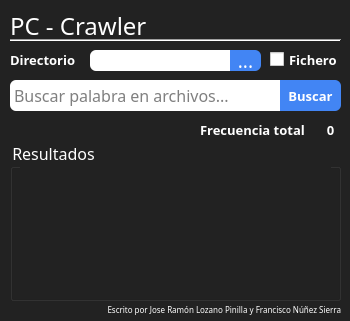
<?xml version="1.0" encoding="UTF-8"?>
<ui version="4.0">
 <class>MainWindow</class>
 <widget class="QDialog" name="MainWindow">
  <property name="geometry">
   <rect>
    <x>0</x>
    <y>0</y>
    <width>350</width>
    <height>321</height>
   </rect>
  </property>
  <property name="font">
   <font>
    <family>Montserrat</family>
    <pointsize>14</pointsize>
   </font>
  </property>
  <property name="windowTitle">
   <string>Dialog</string>
  </property>
  <property name="statusTip">
   <string notr="true"/>
  </property>
  <property name="whatsThis">
   <string notr="true"/>
  </property>
  <property name="styleSheet">
   <string notr="true">#MainWindow {
	background: #222222;
}
QLabel {
	color:white;
}
#selected_name{
	padding-left:4px;
	color:#666666;
}
#selected_name, #search_text{
	background: white;
	border: #666666;
	border-radius: 6;
}
QPushButton{
	border-top-right-radius:6px;
	border-bottom-right-radius:6px;
	color: white;
	background: #4285F4;
}
QPushButton:hover{
	background:#3275E4;
}
QPushButton:pressed{
	background:#1255C4;
}
#results{
	color:white;
}
#list_results{
	color:white;
	background: #222222;
	border: None;
}</string>
  </property>
  <widget class="QPushButton" name="search_button">
   <property name="geometry">
    <rect>
     <x>280</x>
     <y>80</y>
     <width>61</width>
     <height>31</height>
    </rect>
   </property>
   <property name="font">
    <font>
     <family>Montserrat</family>
     <pointsize>10</pointsize>
     <weight>75</weight>
     <bold>true</bold>
    </font>
   </property>
   <property name="text">
    <string>Buscar</string>
   </property>
  </widget>
  <widget class="QLabel" name="label_2">
   <property name="geometry">
    <rect>
     <x>10</x>
     <y>50</y>
     <width>131</width>
     <height>20</height>
    </rect>
   </property>
   <property name="font">
    <font>
     <family>Montserrat</family>
     <pointsize>10</pointsize>
     <weight>75</weight>
     <bold>true</bold>
    </font>
   </property>
   <property name="text">
    <string>Directorio</string>
   </property>
  </widget>
  <widget class="QLabel" name="title">
   <property name="geometry">
    <rect>
     <x>10</x>
     <y>10</y>
     <width>161</width>
     <height>31</height>
    </rect>
   </property>
   <property name="font">
    <font>
     <family>Montserrat</family>
     <pointsize>18</pointsize>
     <weight>50</weight>
     <bold>false</bold>
     <underline>false</underline>
    </font>
   </property>
   <property name="text">
    <string>PC - Crawler</string>
   </property>
   <property name="alignment">
    <set>Qt::AlignLeading|Qt::AlignLeft|Qt::AlignVCenter</set>
   </property>
  </widget>
  <widget class="QGroupBox" name="results">
   <property name="geometry">
    <rect>
     <x>10</x>
     <y>140</y>
     <width>331</width>
     <height>161</height>
    </rect>
   </property>
   <property name="font">
    <font>
     <family>Montserrat</family>
     <pointsize>12</pointsize>
    </font>
   </property>
   <property name="layoutDirection">
    <enum>Qt::LeftToRight</enum>
   </property>
   <property name="title">
    <string>Resultados</string>
   </property>
   <widget class="QListWidget" name="list_results">
    <property name="geometry">
     <rect>
      <x>10</x>
      <y>20</y>
      <width>311</width>
      <height>131</height>
     </rect>
    </property>
    <property name="autoFillBackground">
     <bool>false</bool>
    </property>
   </widget>
  </widget>
  <widget class="QTextEdit" name="search_text">
   <property name="geometry">
    <rect>
     <x>10</x>
     <y>80</y>
     <width>281</width>
     <height>31</height>
    </rect>
   </property>
   <property name="sizePolicy">
    <sizepolicy hsizetype="Expanding" vsizetype="Expanding">
     <horstretch>0</horstretch>
     <verstretch>0</verstretch>
    </sizepolicy>
   </property>
   <property name="font">
    <font>
     <family>Leelawadee UI Semilight</family>
     <pointsize>12</pointsize>
     <italic>false</italic>
    </font>
   </property>
   <property name="layoutDirection">
    <enum>Qt::LeftToRight</enum>
   </property>
   <property name="inputMethodHints">
    <set>Qt::ImhMultiLine</set>
   </property>
   <property name="placeholderText">
    <string>Buscar palabra en archivos...</string>
   </property>
  </widget>
  <widget class="QLabel" name="selected_name">
   <property name="geometry">
    <rect>
     <x>90</x>
     <y>50</y>
     <width>161</width>
     <height>21</height>
    </rect>
   </property>
   <property name="sizePolicy">
    <sizepolicy hsizetype="Fixed" vsizetype="Fixed">
     <horstretch>0</horstretch>
     <verstretch>0</verstretch>
    </sizepolicy>
   </property>
   <property name="font">
    <font>
     <family>Montserrat</family>
     <pointsize>8</pointsize>
    </font>
   </property>
   <property name="text">
    <string/>
   </property>
  </widget>
  <widget class="QPushButton" name="load_files_btn">
   <property name="geometry">
    <rect>
     <x>230</x>
     <y>50</y>
     <width>31</width>
     <height>21</height>
    </rect>
   </property>
   <property name="text">
    <string>...</string>
   </property>
  </widget>
  <widget class="QLabel" name="label_4">
   <property name="geometry">
    <rect>
     <x>10</x>
     <y>300</y>
     <width>331</width>
     <height>20</height>
    </rect>
   </property>
   <property name="font">
    <font>
     <family>Montserrat</family>
     <pointsize>6</pointsize>
     <weight>50</weight>
     <bold>false</bold>
    </font>
   </property>
   <property name="text">
    <string>Escrito por Jose Ramón Lozano Pinilla y Francisco Núñez Sierra</string>
   </property>
   <property name="alignment">
    <set>Qt::AlignRight|Qt::AlignTrailing|Qt::AlignVCenter</set>
   </property>
  </widget>
  <widget class="Line" name="line">
   <property name="geometry">
    <rect>
     <x>10</x>
     <y>30</y>
     <width>331</width>
     <height>20</height>
    </rect>
   </property>
   <property name="orientation">
    <enum>Qt::Horizontal</enum>
   </property>
  </widget>
  <widget class="QLabel" name="total_frequency">
   <property name="geometry">
    <rect>
     <x>315</x>
     <y>120</y>
     <width>31</width>
     <height>20</height>
    </rect>
   </property>
   <property name="font">
    <font>
     <family>Montserrat</family>
     <pointsize>10</pointsize>
     <weight>75</weight>
     <bold>true</bold>
    </font>
   </property>
   <property name="text">
    <string>0</string>
   </property>
   <property name="textFormat">
    <enum>Qt::PlainText</enum>
   </property>
   <property name="alignment">
    <set>Qt::AlignCenter</set>
   </property>
  </widget>
  <widget class="QLabel" name="label_5">
   <property name="geometry">
    <rect>
     <x>200</x>
     <y>120</y>
     <width>111</width>
     <height>20</height>
    </rect>
   </property>
   <property name="font">
    <font>
     <family>Montserrat</family>
     <pointsize>10</pointsize>
     <weight>75</weight>
     <bold>true</bold>
    </font>
   </property>
   <property name="text">
    <string>Frecuencia total</string>
   </property>
  </widget>
  <widget class="QCheckBox" name="is_file">
   <property name="geometry">
    <rect>
     <x>270</x>
     <y>51</y>
     <width>71</width>
     <height>17</height>
    </rect>
   </property>
   <property name="palette">
    <palette>
     <active>
      <colorrole role="WindowText">
       <brush brushstyle="SolidPattern">
        <color alpha="255">
         <red>255</red>
         <green>255</green>
         <blue>255</blue>
        </color>
       </brush>
      </colorrole>
      <colorrole role="Button">
       <brush brushstyle="SolidPattern">
        <color alpha="255">
         <red>255</red>
         <green>255</green>
         <blue>255</blue>
        </color>
       </brush>
      </colorrole>
      <colorrole role="Light">
       <brush brushstyle="SolidPattern">
        <color alpha="255">
         <red>255</red>
         <green>255</green>
         <blue>255</blue>
        </color>
       </brush>
      </colorrole>
      <colorrole role="Midlight">
       <brush brushstyle="SolidPattern">
        <color alpha="255">
         <red>255</red>
         <green>255</green>
         <blue>255</blue>
        </color>
       </brush>
      </colorrole>
      <colorrole role="Dark">
       <brush brushstyle="SolidPattern">
        <color alpha="255">
         <red>127</red>
         <green>127</green>
         <blue>127</blue>
        </color>
       </brush>
      </colorrole>
      <colorrole role="Mid">
       <brush brushstyle="SolidPattern">
        <color alpha="255">
         <red>170</red>
         <green>170</green>
         <blue>170</blue>
        </color>
       </brush>
      </colorrole>
      <colorrole role="Text">
       <brush brushstyle="SolidPattern">
        <color alpha="255">
         <red>0</red>
         <green>0</green>
         <blue>0</blue>
        </color>
       </brush>
      </colorrole>
      <colorrole role="BrightText">
       <brush brushstyle="SolidPattern">
        <color alpha="255">
         <red>255</red>
         <green>255</green>
         <blue>255</blue>
        </color>
       </brush>
      </colorrole>
      <colorrole role="ButtonText">
       <brush brushstyle="SolidPattern">
        <color alpha="255">
         <red>0</red>
         <green>0</green>
         <blue>0</blue>
        </color>
       </brush>
      </colorrole>
      <colorrole role="Base">
       <brush brushstyle="SolidPattern">
        <color alpha="255">
         <red>255</red>
         <green>255</green>
         <blue>255</blue>
        </color>
       </brush>
      </colorrole>
      <colorrole role="Window">
       <brush brushstyle="SolidPattern">
        <color alpha="255">
         <red>255</red>
         <green>255</green>
         <blue>255</blue>
        </color>
       </brush>
      </colorrole>
      <colorrole role="Shadow">
       <brush brushstyle="SolidPattern">
        <color alpha="255">
         <red>0</red>
         <green>0</green>
         <blue>0</blue>
        </color>
       </brush>
      </colorrole>
      <colorrole role="AlternateBase">
       <brush brushstyle="SolidPattern">
        <color alpha="255">
         <red>255</red>
         <green>255</green>
         <blue>255</blue>
        </color>
       </brush>
      </colorrole>
      <colorrole role="ToolTipBase">
       <brush brushstyle="SolidPattern">
        <color alpha="255">
         <red>255</red>
         <green>255</green>
         <blue>220</blue>
        </color>
       </brush>
      </colorrole>
      <colorrole role="ToolTipText">
       <brush brushstyle="SolidPattern">
        <color alpha="255">
         <red>0</red>
         <green>0</green>
         <blue>0</blue>
        </color>
       </brush>
      </colorrole>
     </active>
     <inactive>
      <colorrole role="WindowText">
       <brush brushstyle="SolidPattern">
        <color alpha="255">
         <red>255</red>
         <green>255</green>
         <blue>255</blue>
        </color>
       </brush>
      </colorrole>
      <colorrole role="Button">
       <brush brushstyle="SolidPattern">
        <color alpha="255">
         <red>255</red>
         <green>255</green>
         <blue>255</blue>
        </color>
       </brush>
      </colorrole>
      <colorrole role="Light">
       <brush brushstyle="SolidPattern">
        <color alpha="255">
         <red>255</red>
         <green>255</green>
         <blue>255</blue>
        </color>
       </brush>
      </colorrole>
      <colorrole role="Midlight">
       <brush brushstyle="SolidPattern">
        <color alpha="255">
         <red>255</red>
         <green>255</green>
         <blue>255</blue>
        </color>
       </brush>
      </colorrole>
      <colorrole role="Dark">
       <brush brushstyle="SolidPattern">
        <color alpha="255">
         <red>127</red>
         <green>127</green>
         <blue>127</blue>
        </color>
       </brush>
      </colorrole>
      <colorrole role="Mid">
       <brush brushstyle="SolidPattern">
        <color alpha="255">
         <red>170</red>
         <green>170</green>
         <blue>170</blue>
        </color>
       </brush>
      </colorrole>
      <colorrole role="Text">
       <brush brushstyle="SolidPattern">
        <color alpha="255">
         <red>0</red>
         <green>0</green>
         <blue>0</blue>
        </color>
       </brush>
      </colorrole>
      <colorrole role="BrightText">
       <brush brushstyle="SolidPattern">
        <color alpha="255">
         <red>255</red>
         <green>255</green>
         <blue>255</blue>
        </color>
       </brush>
      </colorrole>
      <colorrole role="ButtonText">
       <brush brushstyle="SolidPattern">
        <color alpha="255">
         <red>0</red>
         <green>0</green>
         <blue>0</blue>
        </color>
       </brush>
      </colorrole>
      <colorrole role="Base">
       <brush brushstyle="SolidPattern">
        <color alpha="255">
         <red>255</red>
         <green>255</green>
         <blue>255</blue>
        </color>
       </brush>
      </colorrole>
      <colorrole role="Window">
       <brush brushstyle="SolidPattern">
        <color alpha="255">
         <red>255</red>
         <green>255</green>
         <blue>255</blue>
        </color>
       </brush>
      </colorrole>
      <colorrole role="Shadow">
       <brush brushstyle="SolidPattern">
        <color alpha="255">
         <red>0</red>
         <green>0</green>
         <blue>0</blue>
        </color>
       </brush>
      </colorrole>
      <colorrole role="AlternateBase">
       <brush brushstyle="SolidPattern">
        <color alpha="255">
         <red>255</red>
         <green>255</green>
         <blue>255</blue>
        </color>
       </brush>
      </colorrole>
      <colorrole role="ToolTipBase">
       <brush brushstyle="SolidPattern">
        <color alpha="255">
         <red>255</red>
         <green>255</green>
         <blue>220</blue>
        </color>
       </brush>
      </colorrole>
      <colorrole role="ToolTipText">
       <brush brushstyle="SolidPattern">
        <color alpha="255">
         <red>0</red>
         <green>0</green>
         <blue>0</blue>
        </color>
       </brush>
      </colorrole>
     </inactive>
     <disabled>
      <colorrole role="WindowText">
       <brush brushstyle="SolidPattern">
        <color alpha="255">
         <red>127</red>
         <green>127</green>
         <blue>127</blue>
        </color>
       </brush>
      </colorrole>
      <colorrole role="Button">
       <brush brushstyle="SolidPattern">
        <color alpha="255">
         <red>255</red>
         <green>255</green>
         <blue>255</blue>
        </color>
       </brush>
      </colorrole>
      <colorrole role="Light">
       <brush brushstyle="SolidPattern">
        <color alpha="255">
         <red>255</red>
         <green>255</green>
         <blue>255</blue>
        </color>
       </brush>
      </colorrole>
      <colorrole role="Midlight">
       <brush brushstyle="SolidPattern">
        <color alpha="255">
         <red>255</red>
         <green>255</green>
         <blue>255</blue>
        </color>
       </brush>
      </colorrole>
      <colorrole role="Dark">
       <brush brushstyle="SolidPattern">
        <color alpha="255">
         <red>127</red>
         <green>127</green>
         <blue>127</blue>
        </color>
       </brush>
      </colorrole>
      <colorrole role="Mid">
       <brush brushstyle="SolidPattern">
        <color alpha="255">
         <red>170</red>
         <green>170</green>
         <blue>170</blue>
        </color>
       </brush>
      </colorrole>
      <colorrole role="Text">
       <brush brushstyle="SolidPattern">
        <color alpha="255">
         <red>127</red>
         <green>127</green>
         <blue>127</blue>
        </color>
       </brush>
      </colorrole>
      <colorrole role="BrightText">
       <brush brushstyle="SolidPattern">
        <color alpha="255">
         <red>255</red>
         <green>255</green>
         <blue>255</blue>
        </color>
       </brush>
      </colorrole>
      <colorrole role="ButtonText">
       <brush brushstyle="SolidPattern">
        <color alpha="255">
         <red>127</red>
         <green>127</green>
         <blue>127</blue>
        </color>
       </brush>
      </colorrole>
      <colorrole role="Base">
       <brush brushstyle="SolidPattern">
        <color alpha="255">
         <red>255</red>
         <green>255</green>
         <blue>255</blue>
        </color>
       </brush>
      </colorrole>
      <colorrole role="Window">
       <brush brushstyle="SolidPattern">
        <color alpha="255">
         <red>255</red>
         <green>255</green>
         <blue>255</blue>
        </color>
       </brush>
      </colorrole>
      <colorrole role="Shadow">
       <brush brushstyle="SolidPattern">
        <color alpha="255">
         <red>0</red>
         <green>0</green>
         <blue>0</blue>
        </color>
       </brush>
      </colorrole>
      <colorrole role="AlternateBase">
       <brush brushstyle="SolidPattern">
        <color alpha="255">
         <red>255</red>
         <green>255</green>
         <blue>255</blue>
        </color>
       </brush>
      </colorrole>
      <colorrole role="ToolTipBase">
       <brush brushstyle="SolidPattern">
        <color alpha="255">
         <red>255</red>
         <green>255</green>
         <blue>220</blue>
        </color>
       </brush>
      </colorrole>
      <colorrole role="ToolTipText">
       <brush brushstyle="SolidPattern">
        <color alpha="255">
         <red>0</red>
         <green>0</green>
         <blue>0</blue>
        </color>
       </brush>
      </colorrole>
     </disabled>
    </palette>
   </property>
   <property name="font">
    <font>
     <family>Montserrat</family>
     <pointsize>10</pointsize>
     <weight>75</weight>
     <bold>true</bold>
    </font>
   </property>
   <property name="text">
    <string>Fichero</string>
   </property>
  </widget>
  <zorder>label_2</zorder>
  <zorder>title</zorder>
  <zorder>results</zorder>
  <zorder>search_text</zorder>
  <zorder>search_button</zorder>
  <zorder>label_4</zorder>
  <zorder>line</zorder>
  <zorder>total_frequency</zorder>
  <zorder>label_5</zorder>
  <zorder>is_file</zorder>
  <zorder>selected_name</zorder>
  <zorder>load_files_btn</zorder>
 </widget>
 <resources/>
 <connections/>
</ui>
